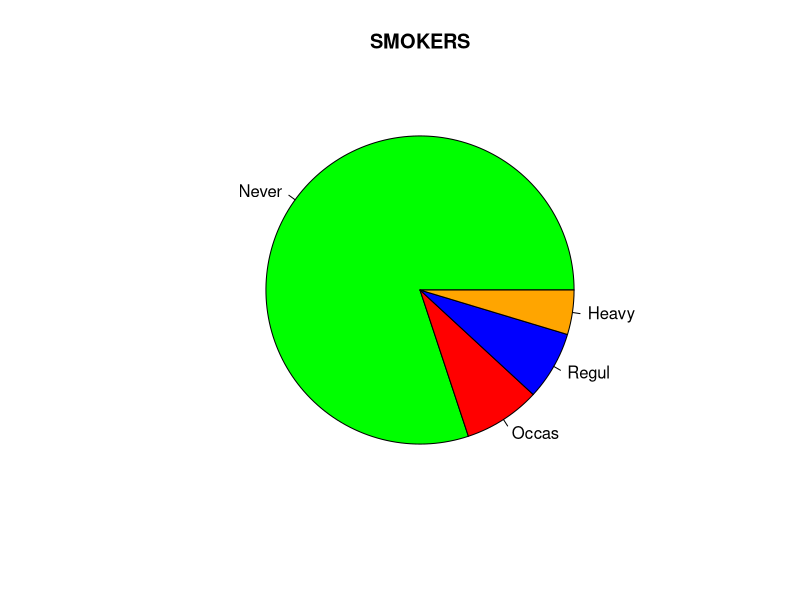
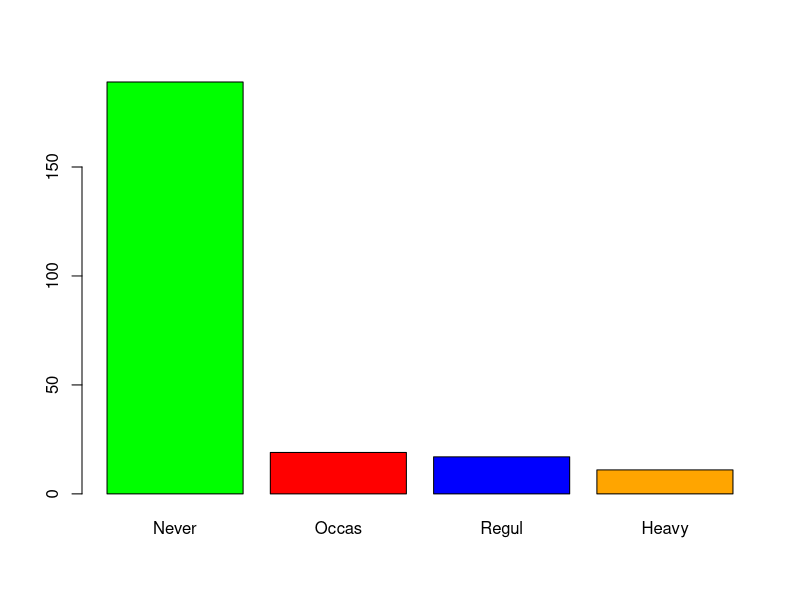
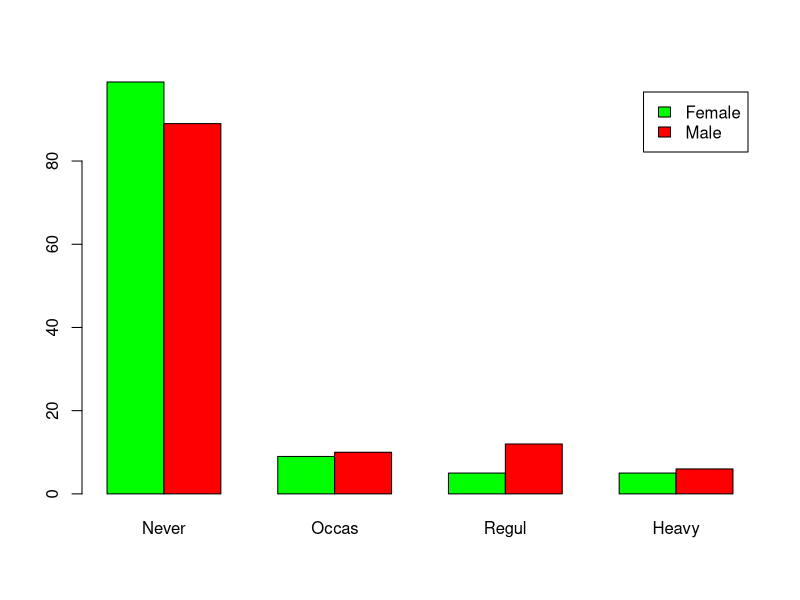
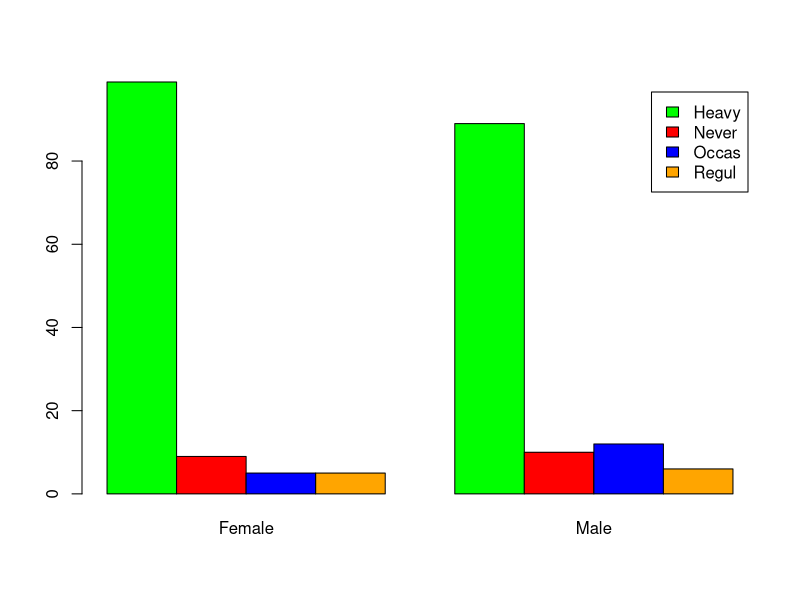
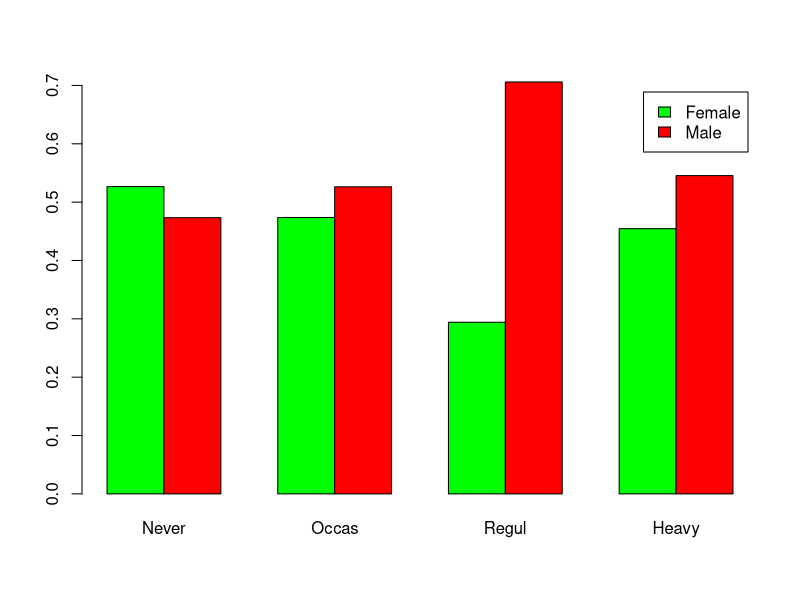
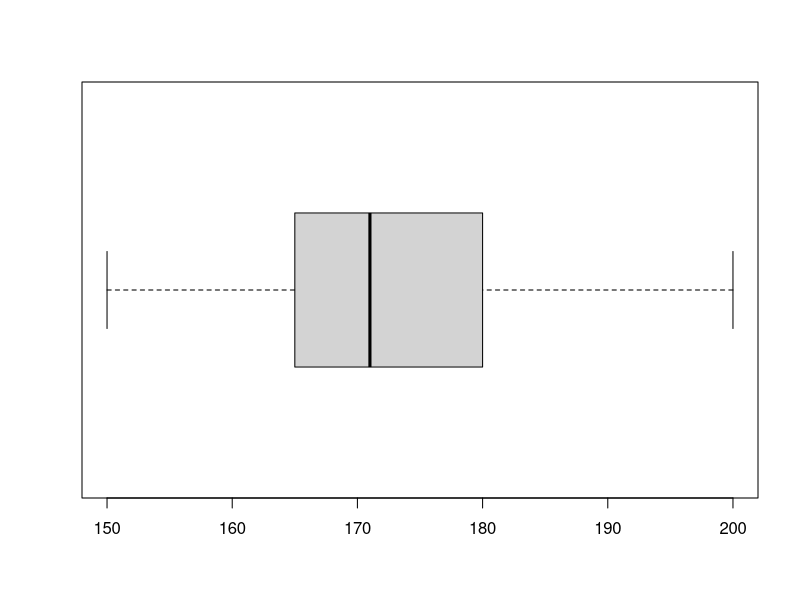
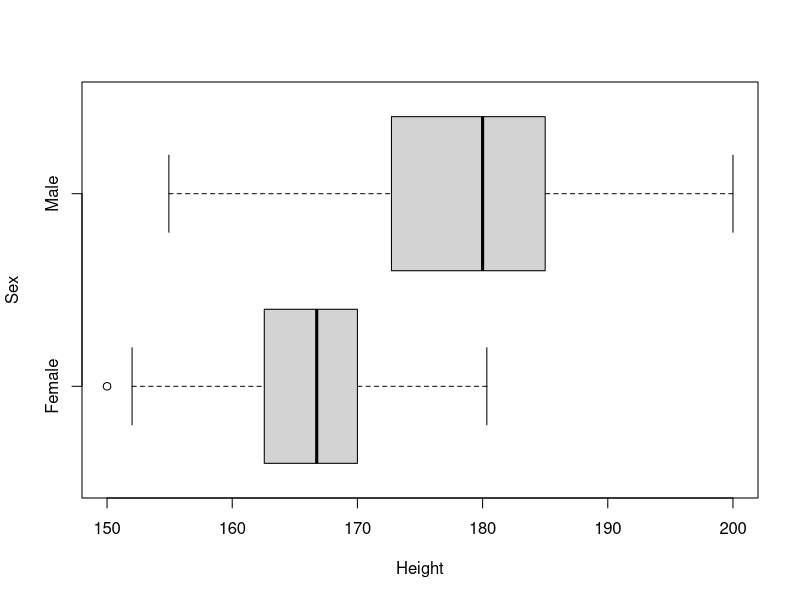
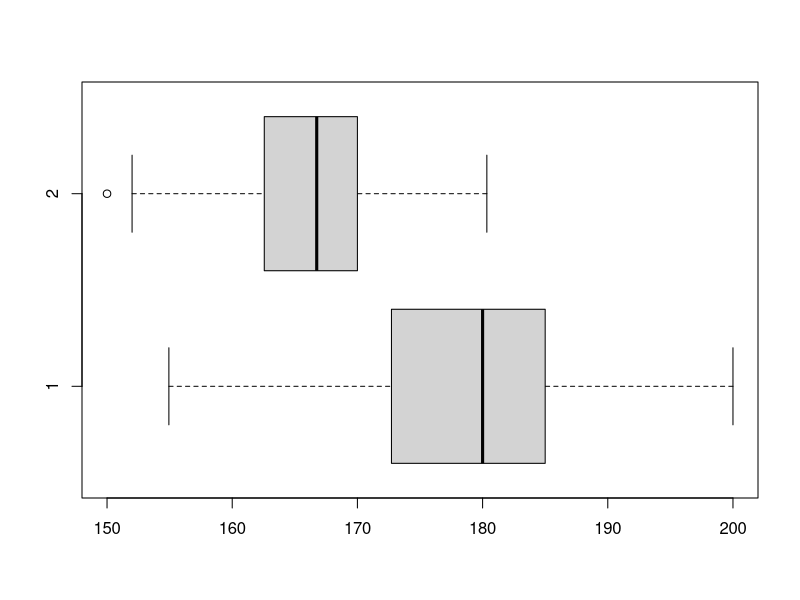

Generate these figures, in order, with R:
library(MASS)

attach(survey)

# Factor of data - like an enum
# use str(survey$Smoke)
# levels(survey$Smoke)

# problem 1
# P(A) = #R / #N

probability_of_regular_smoker = sum(Smoke == 'Regul', na.rm=T) / nrow(survey)

t = table(Smoke)

probability_of_regular_smoker2 = sum(t['Regul']) / nrow(survey)
p = prop.table(t)
probability_of_regular_smoker3 = sum(p['Regul'])

t2 = table(Smoke, Sex)
p2 = prop.table(t2)
probability_of_regular_male_smoker = p2['Regul', 'Male']

# P(B) = #M & R / #M
# probability_of_male_being_smoker
# sum of all cols will be 1
p3 = prop.table(t2, 2)

# P(C) = #M & R / #R
# sum of all rows will be 1
p4 = prop.table(t2, 1)

# problem 2
y = factor(Smoke, levels=levels(Smoke)[c(2, 3, 4, 1)])
t = table(y)
pie(t, col=c('green', 'red', 'blue' ,'orange'), main='SMOKERS')
barplot(t, col=c('green', 'red', 'blue', 'orange'))

t2 = table(Sex, y)
barplot(t2, col=c('green', 'red'), legend=levels(Sex), beside=T)

t2alt = table(y, Sex)
barplot(t2alt, col=c('green', 'red', 'blue', 'orange'), legend=levels(Smoke), beside=T)

t2prop = prop.table(table(Sex, y), 2)
barplot(t2prop, col=c('green', 'red'), legend=levels(Sex), beside=T)

# problem 3
# average 
# x1...xn, average is sum(xi)/n
average_height = mean(Height, na.rm = T)
median_height = median(Height, na.rm=T)

s = summary(Height)
boxplot(Height, horizontal = T)

boxplot(Height~Sex, horizontal=T)
boxplot(Height[Sex=='Male'], Height[Sex=='Female'], horizontal = T)

# removes 0.1 from both sides of the interval, if we have outlier values it will
# effectively ignore them

# type h in console for more information about it
h = hist(Height)
mean_without_outliers = mean(Height, na.rm=T, trim=0.1)

# gets out frequency density, e.g. frequency / class width
p = hist(Pulse, freq=T)

# cuts the column values into the given intervals
Age.cut <- cut(Age, c(-Inf, 20, 25, +Inf))
# without xaxt="n" it will show mathematical visualizations of the intervals
plot <- barplot(table(Age.cut), main="Age", xaxt="n")
# set names of x axis
axis(1, at=plot, labels=c('< 20', '20-25', '> 25'))